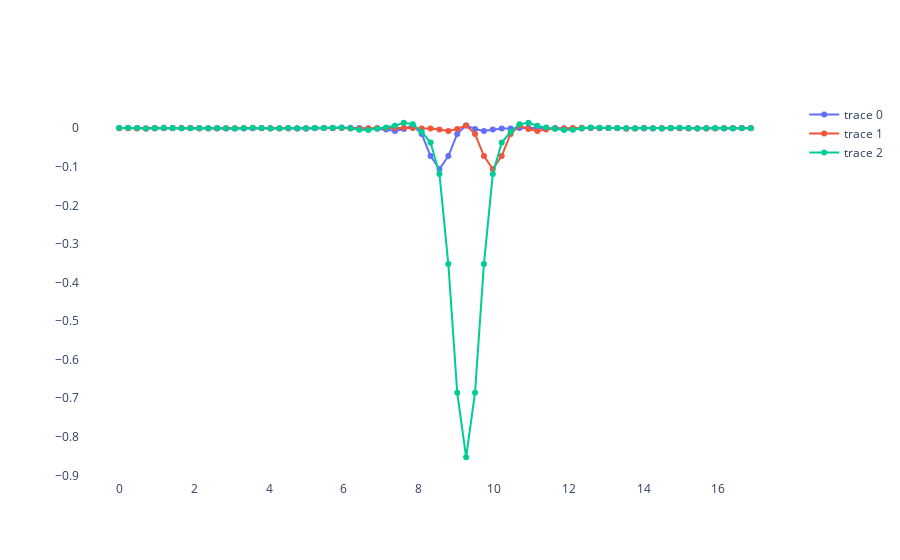

Notebook code cell kept with this figure:
### Code cell
trace1 = go.Scatter(x = X1_2D,y = Y1_2D_000/maxchi,mode = "lines+markers")

trace2 = go.Scatter(x = X2_2D,y = Y2_2D_666/maxchi,mode = "lines+markers")

trace3 = go.Scatter(x = X1_2D,y = Y1_2D_333/maxchi,mode = "lines+markers")

trace7 = go.Scatter(x = X3_2D,y = Y1_2D4/maxchi,mode = "lines+markers")

trace8 = go.Scatter(x = X2R,y = Y2_2DK,mode = "lines+markers",name = "Axe1K")

trace9 = go.Scatter(x = X3R,y = Y3_2DK,mode = "lines+markers",name = "Axe2K")
#trace1, trace2, trace7, trace8,trace7, trace8,  trace9
data = [ trace1, trace2, trace3]
layout = dict(
    paper_bgcolor='rgba(0,0,0,0)',
    plot_bgcolor='rgba(0,0,0,0)',
)
fig = go.Figure(dict(data = data, layout = layout))
fig.show(dpi = 300)
